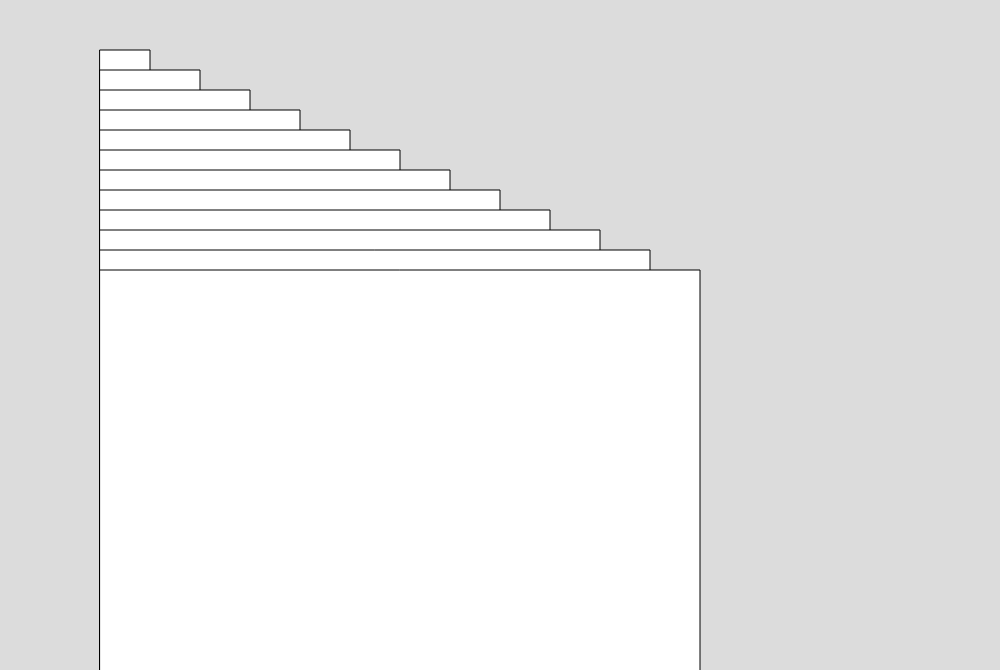
Frame 1 (no input)
Frame 60 (no input): identical to frame 1, image omitted
Frame 120 (the mouse pressed at the canvas centre since frame 60): identical to frame 1, image omitted

The p5.js sketch that drew this single still picture (run headless with seeded random() and noise() and a simulated clock; from frame 60 on, the mouse is pressed at the canvas centre):

// p5.js sketch
// ── sketch.js
// let a = random(0, 100);
// let b = random(0, 100);
let colours = ["gray", "white"]

function setup() {
  createCanvas(1000, 670);
}

function draw() {
  background(220);
  // if (keyCode === 32) {
  //   text("Waarde a:" + a, 20, 20);
  //   text("Waarde b:" + b, 20, 40);  
  // }

  // if (a > b) {
  //   text("a is groter dan b");
  // } else if (a < b) {
  //   text("a is kleiner dan b");
  // } else {
  //   text("a en b zijn gelijk");
  // }

for (let pyramid = 0; pyramid < 12; pyramid++) {
  rect(100, 50 + (pyramid * 20), 50 + (pyramid * 50));
  if (pyramid >= 12) {
    pyramid--;
  }
}

for (let pyramid = 11; pyramid < 0; pyramid--) {
  rect(100);
  
}
}
